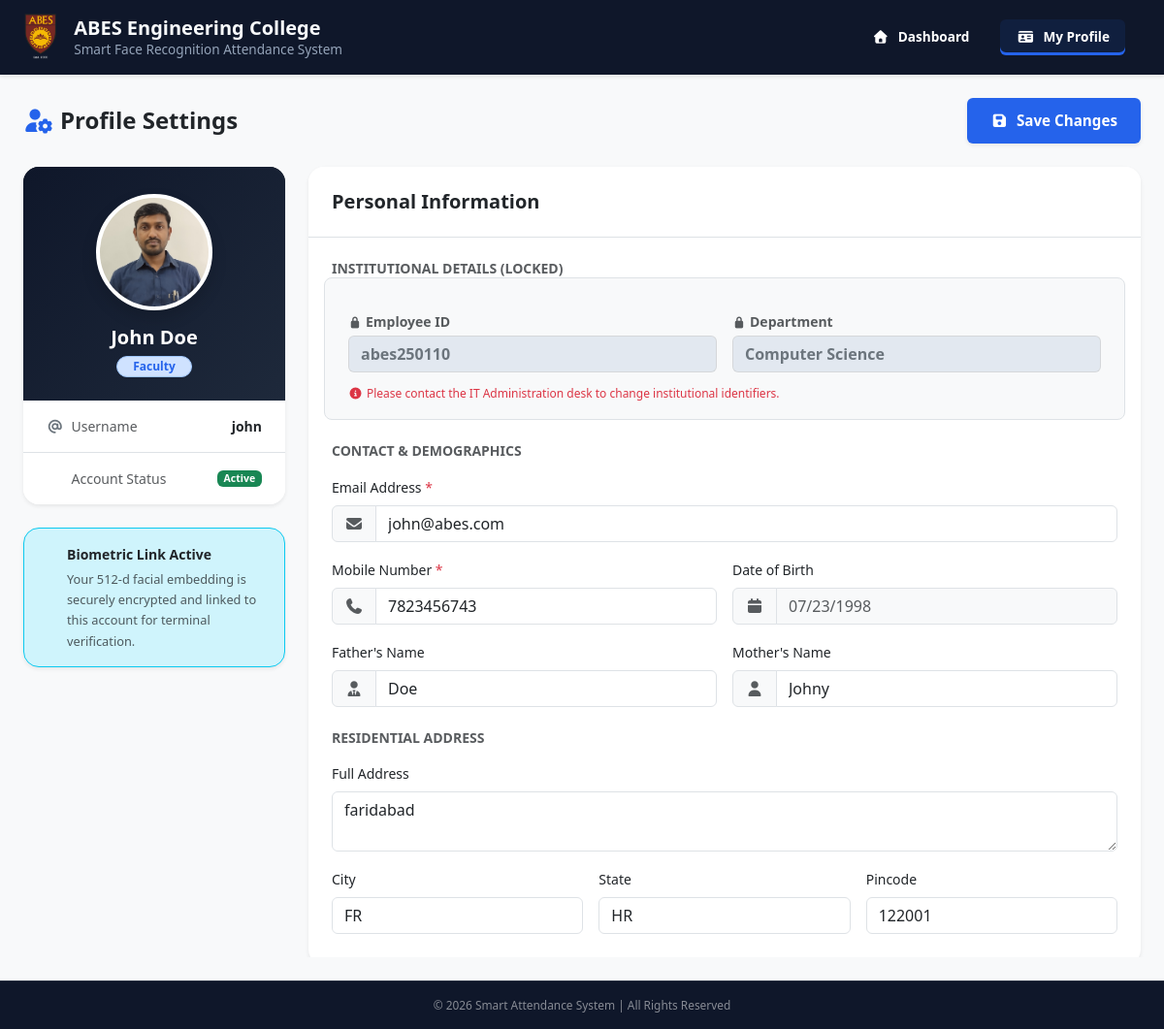
The app's page /profile (signed in), older data.
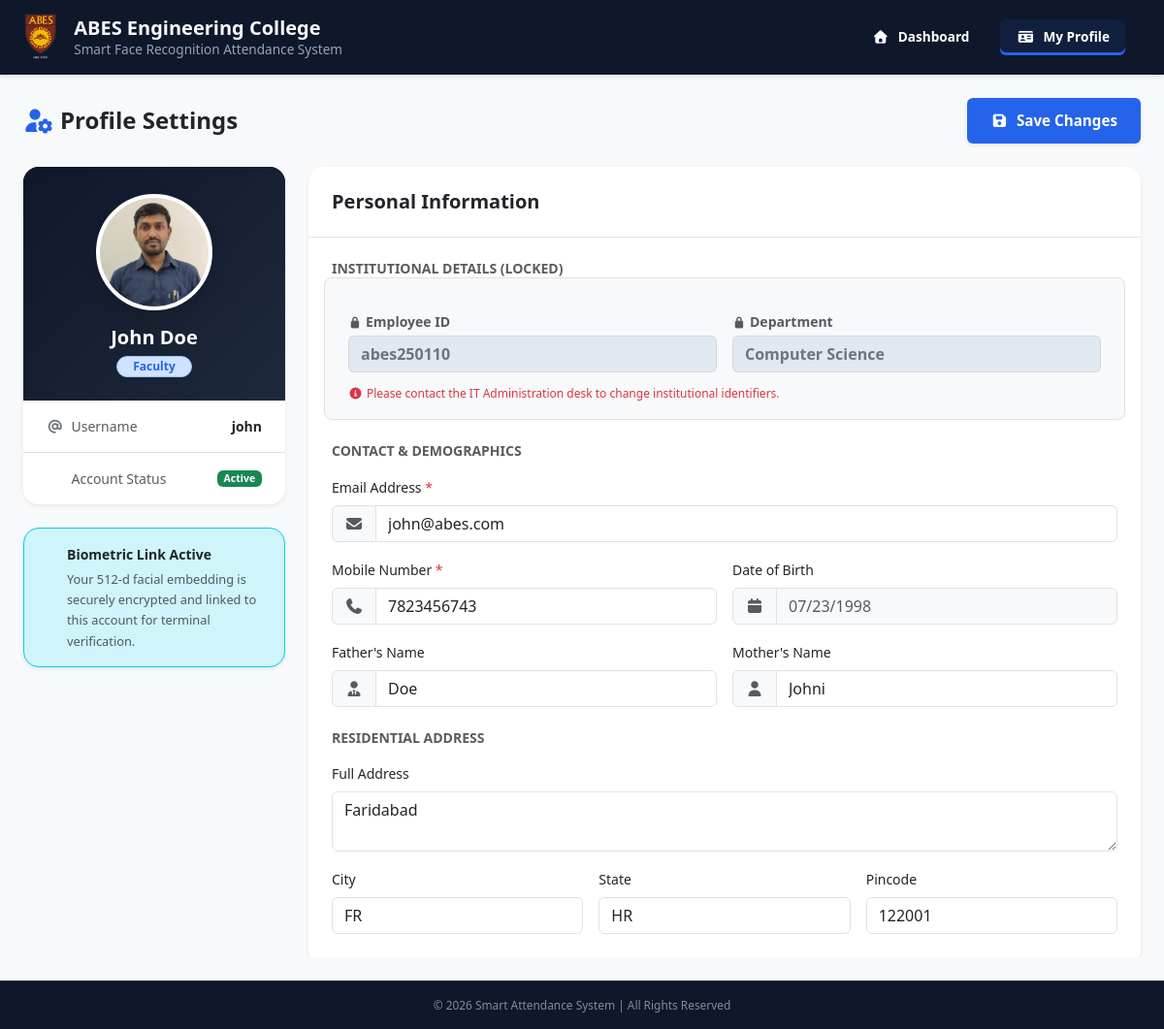
The same page, newer data.
### models.py (models this page shows, shortened)
class User(UserMixin, db.Model):
    __tablename__ = 'users'
    id = db.Column(db.Integer, primary_key=True)
    username = db.Column(db.String(50), unique=True, nullable=False)
    email = db.Column(db.String(120), unique=True, nullable=False)
    password_hash = db.Column(db.String(255), nullable=False)
    role = db.Column(db.String(20), nullable=False)
    is_active = db.Column(db.Boolean, default=True)
    created_at = db.Column(db.DateTime, default=datetime.utcnow)
    password_updated_at = db.Column(db.DateTime, default=datetime.utcnow)
    student_profile = db.relationship(
        'Student', backref='user_account', uselist=False, cascade="all, delete-orphan")
    faculty_profile = db.relationship(
        'FacultyStaff', backref='user_account', uselist=False, cascade="all, delete-orphan")
    attendance_records = db.relationship(
        'AttendanceRecord', foreign_keys='AttendanceRecord.user_id', backref='student_user', lazy=True)
    operator_logs = db.relationship(
        'AttendanceRecord', foreign_keys='AttendanceRecord.marked_by_operator_id', backref='operator_user', lazy=True)

class FacultyStaff(db.Model):
    __tablename__ = 'faculty_staff'
    staff_id = db.Column(db.Integer, db.ForeignKey('users.id'), primary_key=True)
    employee_id = db.Column(db.String(50), unique=True, nullable=False)
    full_name = db.Column(db.String(100), nullable=False)
    gender = db.Column(db.String(15), nullable=False)
    dob = db.Column(db.Date, nullable=False)
    department_id = db.Column(db.Integer, db.ForeignKey('departments.id'), nullable=False)
    designation = db.Column(db.String(100), nullable=False)
    mobile_no = db.Column(db.String(15), nullable=False)
    father_name = db.Column(db.String(100), nullable=False)
    mother_name = db.Column(db.String(100), nullable=False)
    city = db.Column(db.String(50), nullable=False)
    state = db.Column(db.String(50), nullable=False)
    pin_code = db.Column(db.String(10), nullable=False)
    address = db.Column(db.Text, nullable=False)
    qualification = db.Column(db.String(100), nullable=False)
    photo_path = db.Column(db.String(255), nullable=True)
    encoding_path = db.Column(db.String(255), nullable=True)

class Department(db.Model):
    __tablename__ = 'departments'
    id = db.Column(db.Integer, primary_key=True)
    name = db.Column(db.String(100), unique=True, nullable=False)
    courses = db.relationship('Course', backref='department', lazy=True, cascade="all, delete-orphan")
    faculty_members = db.relationship('FacultyStaff', backref='department_info', lazy=True)

### routes/main.py (the view, shortened to what this page needs)
@main_bp.route('/profile', methods=['GET', 'POST'])
@login_required
def profile():
    if current_user.role == 'student':
        user_profile = current_user.student_profile
    else:
        user_profile = current_user.faculty_profile
    return render_template('profile.html', user=current_user)

### templates/profile.html (shortened to what this page needs)
{% extends "base.html" %}
{% block header_actions %}
<a href="{{ url_for('main.attendance') }}" class="btn fw-semibold btn-header border-0 justify-content-start px-3 text-white">
  <i class="fa-solid fa-house me-2" style="width: 20px; text-align: center"></i>Dashboard
</a>
<a href="#" class="btn fw-semibold btn-header border-0 justify-content-start px-3 active">
  <i class="fa-solid fa-id-card me-2" style="width: 20px; text-align: center"></i>My Profile
</a>
{% endblock %}
{% block content %}
<div class="container-fluid py-4 px-md-4 d-flex flex-column flex-grow-1 overflow-hidden">
    <div class="d-flex justify-content-between align-items-center mb-4 flex-shrink-0">
        <h2 class="h4 fw-bold text-dark mb-0">
            <i class="fa-solid fa-user-gear text-primary me-2"></i>Profile Settings
        </h2>
        <button type="submit" form="profileForm" class="btn btn-primary px-4 fw-semibold shadow-sm">
            <i class="fa-solid fa-floppy-disk me-2"></i>Save Changes
        </button>
    </div>
    {% set profile = current_user.student_profile if current_user.role == 'student' else current_user.faculty_profile %}
    {% set raw_path = profile.photo_path if profile else None %}
    {% set user_photo = raw_path.replace('\\', '/').split('/')[-1] if raw_path else None %}
    <div class="row g-4 flex-grow-1 overflow-hidden">
        <div class="col-lg-4 col-xl-3 h-100 overflow-y-auto pb-3">
            <div class="card shadow-sm border-0 rounded-4 overflow-hidden mb-4">
                <div class="bg-dark pt-5 pb-4 px-3 text-center position-relative" style="background: linear-gradient(135deg, #0f172a 0%, #1e293b 100%)">
                    <img src="{{ url_for('static', filename='uploads/faces/' + user_photo) if user_photo else 'https://ui-avatars.com/api/?name=' + current_user.username|urlencode + '&background=2563eb&color=fff' }}"
                         alt="Profile Photo"
                         class="rounded-circle object-fit-cover border border-4 border-white shadow bg-white"
                         style="width: 120px; height: 120px; margin-top: -20px;"
                         onerror="this.onerror=null; this.src='https://ui-avatars.com/api/?name={{ current_user.username|urlencode }}&background=2563eb&color=fff';">
                    <h5 class="text-white fw-bold mt-3 mb-1">{{ profile.full_name | default(current_user.username) | title }}</h5>
                    <span class="badge bg-primary-subtle text-primary border border-primary-subtle px-3 py-1 rounded-pill">{{ current_user.role | title }}</span>
                </div>
                <div class="card-body p-0">
                    <ul class="list-group list-group-flush small">
                        <li class="list-group-item px-4 py-3 d-flex justify-content-between align-items-center">
                            <span class="text-muted fw-medium"><i class="fa-solid fa-at me-2 text-secondary"></i>Username</span>
                            <span class="fw-bold text-dark">{{ current_user.username }}</span>
                        </li>
                        <li class="list-group-item px-4 py-3 d-flex justify-content-between align-items-center">
                            <span class="text-muted fw-medium">Account Status</span>
                            <span class="badge bg-success">Active</span>
                        </li>
                    </ul>
                </div>
            </div>
            <div class="alert alert-info border-info shadow-sm rounded-4 d-flex gap-3 align-items-start p-3 small mb-0">
                <div>
                    <strong class="d-block mb-1 text-dark">Biometric Link Active</strong>
                    <span class="text-muted" style="font-size: 0.8rem;">Your 512-d facial embedding is securely encrypted and linked to this account for terminal verification.</span>
                </div>
            </div>
        </div>
        <div class="col-lg-8 col-xl-9 h-100 pb-3">
            <form id="profileForm" action="{{ url_for('main.profile') }}" method="POST" class="card shadow-sm border-0 rounded-4 h-100 d-flex flex-column">
                <div class="card-header bg-white border-bottom p-4 flex-shrink-0 rounded-top-4">
                    <h5 class="mb-0 fw-bold text-dark">Personal Information</h5>
                </div>
                <div class="card-body p-4 overflow-y-auto flex-grow-1 rounded-bottom-4">
                    <h6 class="text-muted fw-bold mb-3 small text-uppercase spacing-1">Institutional Details (Locked)</h6>
                    <div class="row g-3 mb-4 bg-light p-3 rounded-3 border">
                        <div class="col-md-6">
                            <label class="form-label text-muted small fw-bold mb-1">
                                <i class="fa-solid fa-lock me-1" style="font-size: 0.7rem;"></i>{% if current_user.role == 'student' %}Roll Number{% else %}Employee ID{% endif %}
                            </label>
                            <input type="text" class="form-control text-secondary fw-bold border-secondary border-opacity-25"
                                   style="background-color: #e2e8f0; cursor: not-allowed;"
                                   value="{{ profile.roll_no if current_user.role == 'student' else profile.employee_id }}" disabled readonly>
                        </div>
                        <div class="col-md-6">
                            <label class="form-label text-muted small fw-bold mb-1">
                                <i class="fa-solid fa-lock me-1" style="font-size: 0.7rem;"></i>{% if current_user.role == 'student' %}Branch / Course{% else %}Department{% endif %}
                            </label>
                            <input type="text" class="form-control text-secondary fw-bold border-secondary border-opacity-25"
                                   style="background-color: #e2e8f0; cursor: not-allowed;"
                                   value="{{ profile.course_info.name if current_user.role == 'student' and profile.course_info else (profile.department_info.name if profile.department_info else '') }}" disabled readonly>
                        </div>
                        <div class="col-12 mt-2">
                            <span class="text-danger" style="font-size: 0.75rem;"><i class="fa-solid fa-circle-info me-1"></i>Please contact the IT Administration desk to change institutional identifiers.</span>
                        </div>
                    </div>
                    <h6 class="text-muted fw-bold mb-3 small text-uppercase spacing-1">Contact & Demographics</h6>
                    <div class="row g-3 mb-4">
                        <div class="col-md-12">
                            <label for="email" class="form-label small fw-medium text-dark">Email Address <span class="text-danger">*</span></label>
                            <div class="input-group">
                                <span class="input-group-text bg-light text-muted"><i class="fa-solid fa-envelope"></i></span>
                                <input type="email" class="form-control" id="email" name="email" value="{{ current_user.email }}" required>
                            </div>
                        </div>
                        <div class="col-md-6">
                            <label for="mobile_no" class="form-label small fw-medium text-dark">Mobile Number <span class="text-danger">*</span></label>
                            <div class="input-group">
                                <span class="input-group-text bg-light text-muted"><i class="fa-solid fa-phone"></i></span>
                                <input type="tel" class="form-control" id="mobile_no" name="mobile_no" value="{{ profile.mobile_no }}" required>
                            </div>
                        </div>
                        <div class="col-md-6">
                            <label for="dob" class="form-label small fw-medium text-dark">Date of Birth</label>
                            <div class="input-group">
                                <span class="input-group-text bg-light text-muted"><i class="fa-solid fa-calendar"></i></span>
                                <input type="date" class="form-control bg-light text-muted" id="dob" value="{{ profile.dob }}" disabled>
                            </div>
                        </div>
                        <div class="col-md-6">
                            <label for="father_name" class="form-label small fw-medium text-dark">Father's Name</label>
                            <div class="input-group">
                                <span class="input-group-text bg-light text-muted"><i class="fa-solid fa-user-tie"></i></span>
                                <input type="text" class="form-control" id="father_name" name="father_name" value="{{ profile.father_name }}">
                            </div>
                        </div>
                        <div class="col-md-6">
                            <label for="mother_name" class="form-label small fw-medium text-dark">Mother's Name</label>
                            <div class="input-group">
                                <span class="input-group-text bg-light text-muted"><i class="fa-solid fa-user-large"></i></span>
                                <input type="text" class="form-control" id="mother_name" name="mother_name" value="{{ profile.mother_name }}">
                            </div>
                        </div>
                    </div>
                    <h6 class="text-muted fw-bold mb-3 small text-uppercase spacing-1">Residential Address</h6>
                    <div class="row g-3 mb-2">
                        <div class="col-12">
                            <label for="address" class="form-label small fw-medium text-dark">Full Address</label>
                            <textarea class="form-control" id="address" name="address" rows="2">{{ profile.address }}</textarea>
                        </div>
                        <div class="col-md-4">
                            <label for="city" class="form-label small fw-medium text-dark">City</label>
                            <input type="text" class="form-control" id="city" name="city" value="{{ profile.city }}">
                        </div>
                        <div class="col-md-4">
                            <label for="state" class="form-label small fw-medium text-dark">State</label>
                            <input type="text" class="form-control" id="state" name="state" value="{{ profile.state }}">
                        </div>
                        <div class="col-md-4">
                            <label for="pin_code" class="form-label small fw-medium text-dark">Pincode</label>
                            <input type="text" class="form-control" id="pin_code" name="pin_code" value="{{ profile.pin_code }}">
                        </div>
                    </div>
                </div>
            </form>
        </div>
    </div>
</div>
{% endblock %}

### templates/base.html (shortened to what this page needs)
<!doctype html>
<html lang="en">
  <head>
    <link
      rel="stylesheet"
      href="{{ url_for('static', filename='css/bootstrap.min.css') }}"
    />
    <link
      rel="stylesheet"
      href="{{ url_for('static', filename='css/all.min.css') }}"
    />
    <link
      rel="stylesheet"
      href="{{ url_for('static', filename='css/style.css') }}"
    />
  </head>
  <body class="bg-light">
    <header class="navbar navbar-expand-lg navbar-dark px-3 px-md-4">
      <div
        class="container-fluid p-0 d-flex align-items-center justify-content-between"
      >
        <a
          class="navbar-brand d-flex align-items-center gap-3 m-0"
          href="{{ url_for('main.index') }}"
        >
          <div class="header-logo">
            <img
              class="img-fluid"
              src="{{ url_for('static', filename='images/Logo.png') }}"
              alt="ABES Logo"
            />
          </div>
          <div class="college-info d-flex flex-column">
            <span class="college-name">ABES Engineering College</span>
            <span class="system-subtitle"
              >Smart Face Recognition Attendance System</span
            >
          </div>
        </a>
        <div
          class="collapse navbar-collapse justify-content-end order-lg-2"
          id="navDrawer"
        >
          <div
            class="d-flex flex-column flex-lg-row align-items-stretch align-items-lg-center gap-2 gap-lg-3 my-2 my-lg-0"
          >
            {% block header_actions %}{% endblock %}
          </div>
        </div>
      </div>
    </header>
    {% include 'components/toast.html' %}
        {% block content %}{% endblock %}
    <footer class="py-3 w-100 text-center text-white mt-auto" style="background-color: #0f172a;">
        <div class="container small text-white-50">
            &copy; 2026 Smart Attendance System | All Rights Reserved
        </div>
    </footer>
  </body>
</html>

### templates/components/toast.html (shortened to what this page needs)
<div class="toast-container position-fixed end-0 p-3" style="top: 80px; z-index: 1090;" id="globalToastContainer">
</div>

Row changes from the older to the newer data that the page shows:
changed FacultyStaff "Doe": mother_name "Johny" → "Johni"; address "faridabad" → "Faridabad"
